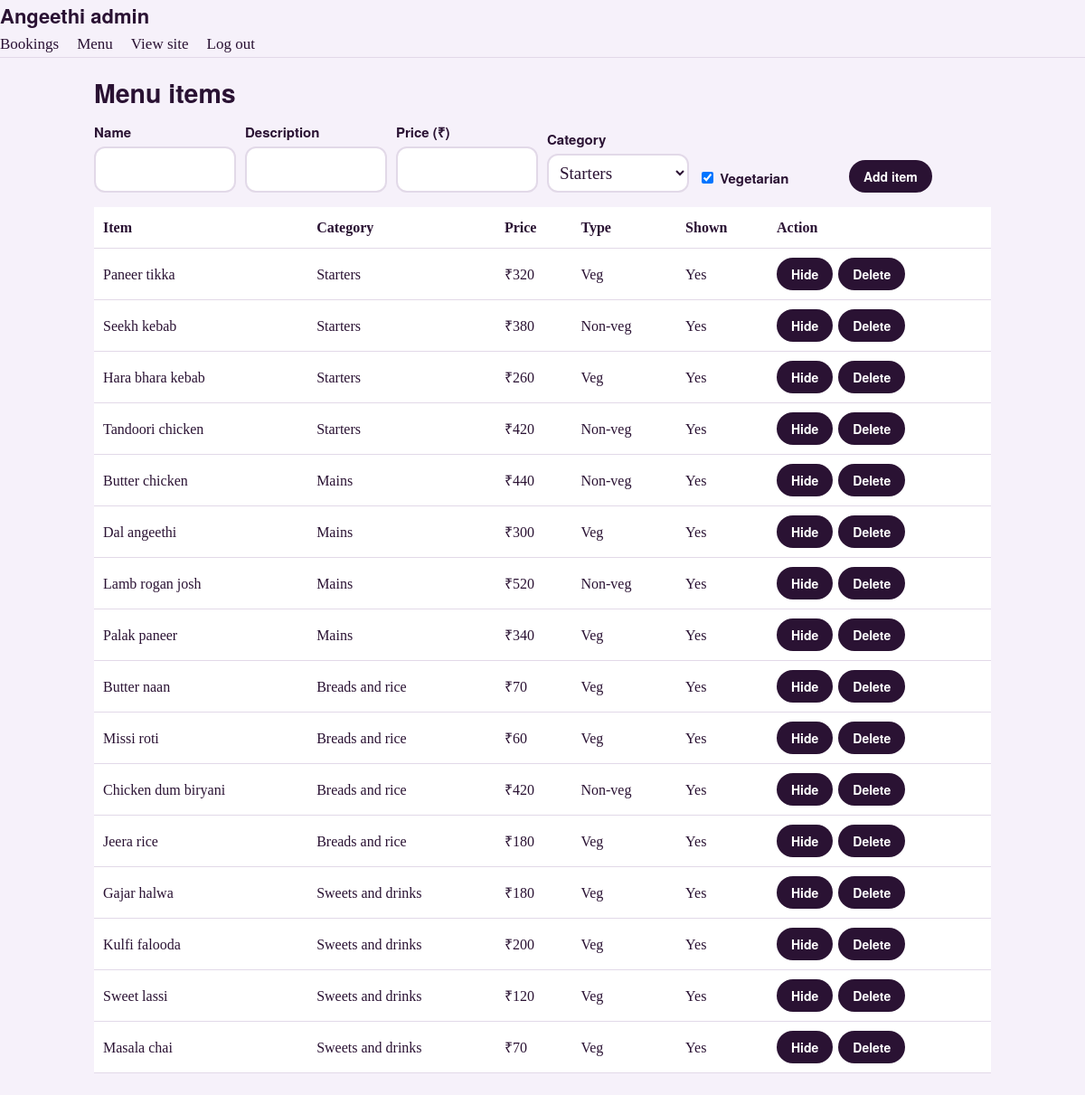
Page /menu.php (signed in) on the committed database.
### tables this page shows
CREATE TABLE menu_items (
  id INT AUTO_INCREMENT PRIMARY KEY,
  category_id INT NOT NULL,
  name VARCHAR(100) NOT NULL,
  description VARCHAR(255) DEFAULT '',
  price DECIMAL(8,2) NOT NULL,
  is_veg TINYINT(1) NOT NULL DEFAULT 1,
  available TINYINT(1) NOT NULL DEFAULT 1,
  FOREIGN KEY (category_id) REFERENCES categories(id) ON DELETE CASCADE
);

CREATE TABLE categories (
  id INT AUTO_INCREMENT PRIMARY KEY,
  name VARCHAR(50) NOT NULL,
  sort_order INT NOT NULL DEFAULT 0
);

### config.php (called while the page is built, shortened)
<?php
function e($s) { return htmlspecialchars((string)$s, ENT_QUOTES, 'UTF-8'); }

### menu.php (the view, shortened to what this page needs)
<?php
require '../config.php'; require_admin();
$cats = $pdo->query('SELECT * FROM categories ORDER BY sort_order')->fetchAll();
$rows = $pdo->query('SELECT m.*, c.name cat FROM menu_items m JOIN categories c ON c.id = m.category_id ORDER BY c.sort_order, m.id')->fetchAll();
include '_nav.php'; ?>
<h2>Menu items</h2>
<form method="post" class="add"><?= csrf_field() ?><input type="hidden" name="add" value="1">
<div><label>Name</label><input name="name" required></div>
<div><label>Description</label><input name="description"></div>
<div><label>Price (₹)</label><input name="price" type="number" step="1" min="1" required></div>
<div><label>Category</label><select name="category_id"><?php foreach ($cats as $c): ?><option value="<?= $c['id'] ?>"><?= e($c['name']) ?></option><?php endforeach; ?></select></div>
<div><label><input type="checkbox" name="is_veg" checked style="width:auto"> Vegetarian</label></div>
<div><button class="btn sm">Add item</button></div></form>
<table><tr><th>Item</th><th>Category</th><th>Price</th><th>Type</th><th>Shown</th><th>Action</th></tr>
<?php foreach ($rows as $r): ?>
<tr><td><?= e($r['name']) ?></td><td><?= e($r['cat']) ?></td><td>₹<?= number_format($r['price']) ?></td><td><?= $r['is_veg'] ? 'Veg' : 'Non-veg' ?></td><td><?= $r['available'] ? 'Yes' : 'Hidden' ?></td>
<td><form method="post" style="display:flex;gap:6px"><?= csrf_field() ?><input type="hidden" name="id" value="<?= $r['id'] ?>">
<button class="btn sm" name="toggle" value="1"><?= $r['available'] ? 'Hide' : 'Show' ?></button>
<button class="btn sm" name="delete" value="1" onclick="return confirm('Delete this item?')">Delete</button></form></td></tr>
<?php endforeach; ?>
</table></div></body></html>

### _nav.php (shortened to what this page needs)
<!DOCTYPE html><html lang="en"><head><meta charset="utf-8"><meta name="viewport" content="width=device-width, initial-scale=1">
<link rel="stylesheet" href="../assets/style.css"></head><body>
<header class="nav"><a class="logo" href="index.php">Angeethi admin</a>
<nav><a href="index.php">Bookings</a><a href="menu.php">Menu</a><a href="../index.php">View site</a><a href="logout.php">Log out</a></nav></header>
<div class="panel">

### style.css (style rules this page uses)
:root { --bg:#F6F1FA;--ink:#2A1233;--muted:#6B5A73;--turmeric:#E8B220;--chili:#C8283C;--line:#E2D9E8;--card:#fff; --display:"Bricolage Grotesque","Helvetica Neue",Arial,sans-serif;--body:"Newsreader",Georgia,serif }
* { box-sizing:border-box }
html { scroll-behavior:smooth;scroll-padding-top:76px }
body { margin:0;background:var(--bg);color:var(--ink);font-family:var(--body);font-size:19px;line-height:1.6 }
h1,h2,h3,h4 { font-family:var(--display);line-height:1.08;margin:0 }
a { color:inherit }
.nav { position:sticky;top:0;z-index:20;background:rgba(246,241,250,.92);backdrop-filter:blur(8px);border-bottom:1px solid var(--line) }
.logo { font-family:var(--display);font-weight:800;font-size:22px;text-decoration:none }
.nav nav { display:flex;gap:20px;align-items:center;font-size:17px }
.nav nav a { text-decoration:none }
.btn { display:inline-block;font-family:var(--display);font-weight:600;font-size:16px;padding:13px 26px;border-radius:999px;border:2px solid transparent;text-decoration:none;cursor:pointer }
.btn.sm { font-size:14px;padding:6px 14px }
label { display:block;font-family:var(--display);font-weight:600;font-size:15px;margin:14px 0 6px }
input,select { width:100%;font:inherit;padding:12px 14px;border-radius:12px;border:2px solid #5A4268;background:#1B0D22;color:#F6F1FA }
.panel { max-width:1040px;margin:0 auto;padding:24px }
.panel table { width:100%;border-collapse:collapse;font-size:16px;background:#fff }
.panel th,.panel td { padding:10px;border-bottom:1px solid var(--line);text-align:left;vertical-align:middle }
.panel input,.panel select { background:#fff;color:var(--ink);border-color:var(--line);padding:8px }
.panel .btn.sm { background:var(--ink);color:#fff;margin:0 }
.add { display:grid;grid-template-columns:repeat(auto-fit,minmax(150px,1fr));gap:10px;margin:16px 0;align-items:end }
.add label { margin:0 0 4px }

### rows in the picture
menu_items: name "Paneer tikka", category.name "Starters", price "320", is_veg "Veg", available "Yes"
menu_items: name "Seekh kebab", category.name "Starters", price "380", is_veg "Non-veg", available "Yes"
menu_items: name "Hara bhara kebab", category.name "Starters", price "260", is_veg "Veg", available "Yes"
menu_items: name "Tandoori chicken", category.name "Starters", price "420", is_veg "Non-veg", available "Yes"
menu_items: name "Butter chicken", category.name "Mains", price "440", is_veg "Non-veg", available "Yes"
menu_items: name "Dal angeethi", category.name "Mains", price "300", is_veg "Veg", available "Yes"
menu_items: name "Lamb rogan josh", category.name "Mains", price "520", is_veg "Non-veg", available "Yes"
menu_items: name "Palak paneer", category.name "Mains", price "340", is_veg "Veg", available "Yes"
menu_items: name "Butter naan", category.name "Breads and rice", price "70", is_veg "Veg", available "Yes"
menu_items: name "Missi roti", category.name "Breads and rice", price "60", is_veg "Veg", available "Yes"
menu_items: name "Chicken dum biryani", category.name "Breads and rice", price "420", is_veg "Non-veg", available "Yes"
menu_items: name "Jeera rice", category.name "Breads and rice", price "180", is_veg "Veg", available "Yes"
menu_items: name "Gajar halwa", category.name "Sweets and drinks", price "180", is_veg "Veg", available "Yes"
menu_items: name "Kulfi falooda", category.name "Sweets and drinks", price "200", is_veg "Veg", available "Yes"
menu_items: name "Sweet lassi", category.name "Sweets and drinks", price "120", is_veg "Veg", available "Yes"
menu_items: name "Masala chai", category.name "Sweets and drinks", price "70", is_veg "Veg", available "Yes"

### other values in the picture
form field category_id "Starters"
